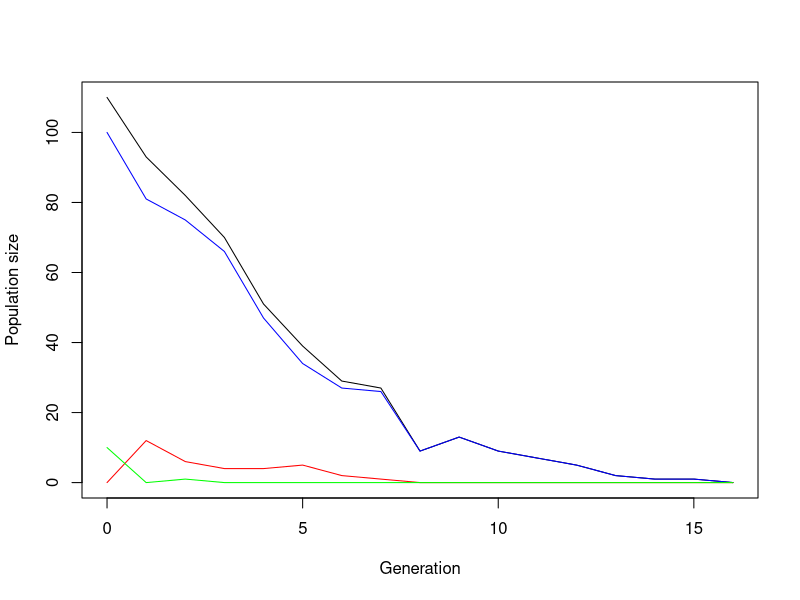
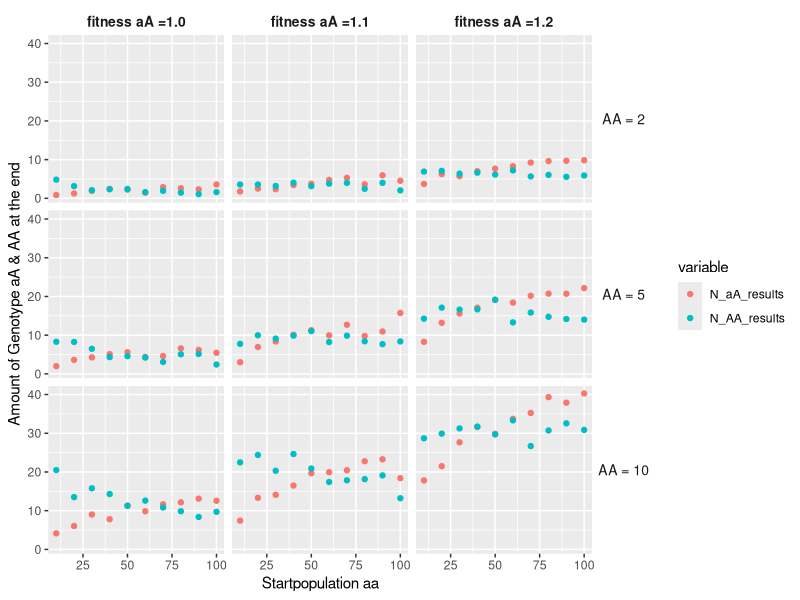

Source code (R) for these figures, in order:
## ---- chunk 1

#defining starting pop size of the genotypes
N_aa <- 100
N_aA <- 0
N_AA <- 10

#defining fitness reduction & benefit of the genotypes
r_aa <- 0.2         # fitness reduction of aa allel comb. equal to decay_rate
s_aA <- 1.10        # fitness benefit of allel A, equal to sel_coeff
s_AA <- 1.10        # fitness benefit of allel A, equal to sel_coeff



# --- Simulation of one generation with three genotypes ---
simulate_gen <- function(N_aa, N_aA, N_AA, r_aa, s_aA, s_AA) {

  # Reproduction with fitness malus/benefit
  offsp_aa <- rpois(1, N_aa * (1-r_aa))
  offsp_aA <- rpois(1, N_aA * s_aA)
  offsp_AA <- rpois(1, N_AA * s_AA)  
  
  # Total numbeer of gamets proportional to the frequency of alleles A and a
  total_gametes <- 2 * (offsp_aa + offsp_aA + offsp_AA)
  freq_A <- (2 * offsp_AA + offsp_aA) 
  freq_a <- total_gametes - freq_A
  
  
  
  # if loop to account for extinction
  if (total_gametes > 0) {

  # Change of allele frequencies (A -> a, a -> A); p = (freq_A / total_gametes), q = (freq_a / total_gametes) 
  # hardy equilibrium 1 = p^2 +2pq +q^2
  predicted_freq_aa <- (freq_a/total_gametes)^2
  predicted_freq_aA <- 2*(freq_A / total_gametes)*(freq_a / total_gametes)
  predicted_freq_AA <- (freq_A/total_gametes)^2
  
   # Random draw of new genotypes under hardy-weinberg conditions
  N_total <- offsp_aa + offsp_aA + offsp_AA
  genotypes <- rmultinom(1, N_total, prob = c(predicted_freq_aa, predicted_freq_aA, predicted_freq_AA))
  
  N_aa_new <- genotypes[1]
  N_aA_new <- genotypes[2]
  N_AA_new <- genotypes[3]

  return(c(N_aa_new, N_aA_new, N_AA_new))
  }
  
  # in case of extinction
  else
  return(c(0,0,0))
  
  
}

print(simulate_gen(N_aa, N_aA, N_AA, r_aa, s_aA, s_AA))
## ---- chunk 2

# parameter to stop simulation pop if this pop size is reached
max_pop_size <- 100


# creat function to generate a population, using the function to generate a generation
simulate_pop <- function(N_aa, N_aA, N_AA, r_aa, s_aA, s_AA, t_max) {
  
  # Create the vector in which to save the results
  pop_vector <- c(N_aa, N_aA, N_AA)
  # initiate the variables
  pop_new <- c(N_aa, N_aA, N_AA)
  
  # run the simulation until generation t_max
  for (i in 1:(t_max+1)) {
   
    # break for loop if pop went extinct or x-times pop size
    if (pop_new[1]+pop_new[2]+pop_new[3]>=max_pop_size*(N_aa+N_aA+N_AA) | pop_new[1]+pop_new[2]+pop_new[3]==0) break
   
    # redefine the current population one generation later
    pop_new <- simulate_gen(pop_new[1],pop_new[2],pop_new[3], r_aa, s_aA, s_AA)
    
    
    # add the new population sizes to the output vector
    pop_vector <- rbind(pop_vector,pop_new)
  }
  
  # define the row and column names of the output vector 
  rownames(pop_vector) <- (0:t_max+1)[1:length(pop_vector[,1])]  
  colnames(pop_vector) <- c("aa","aA","AA")
  
  # return the result
  return(pop_vector)	
}




###### Test the function and plot the result

# set t_max to a value to be used througout
t_max <- 1000

# create your simulation data
output <- simulate_pop(N_aa, N_aA, N_AA, r_aa, s_aA, s_AA, t_max)

# show the last few lines of the data table
print(tail(output))




###### plot the output 

# determine x axis range 
x_range <- 0:(length(output[,1])-1)

# plots the total population size
plot(x_range,output[,1]+output[,2]+output[,3],type='l',ylim=c(0,max(output[,1]+output[,2]+output[,3])),xlab = "Generation",ylab = "Population size")

# add number of aa genotype
lines(x_range,output[,1], col="blue") 
# add number of aA genotype
lines(x_range,output[,2], col="red")
# add number of AA genotype
lines(x_range,output[,3], col="green")

## ---- chunk 3
# set some parameters to fixed values
N_aA <- 0
r_aa <- 0.2
s_AA <- 1.1
t_max <- 200

# determine how often to run the simulation for each set of parameters
no_replicates <- 100

# set parameters to vary
N_aa_vector <- c( seq(10, 100, by=10))
N_AA_vector <- c(10, 5, 2)
s_aA_vector <- c(1, 1.1, 1.2) 


# create a data frame to save the results
data_table <- data.frame(array(NA,dim=c(0,8), dimnames=list(c(), c(paste0(c("N_aa","N_aA", "N_AA","min_gen","min_size","N_aa_str_pop","N_AA_str_pop","s_aA_fit_hybrid"),"_results")))))

# create a data frame to save the results of one loop
result_one_loop <- data.frame(array(NA,dim=c(1,8), dimnames=list(c(), c(paste0(c("N_aa","N_aA", "N_AA","min_gen","min_size","N_aa_str_pop","N_AA_str_pop","s_aA_fit_hybrid"),"_results")))))
        


##### run the simulation across all chosen parameters

# loop over starting pop size of aa
for(N_aa in N_aa_vector){
  # loop over starting pop size of AA
  for(N_AA in N_AA_vector){
    # loop over fitness of hybrid
    for(s_aA in s_aA_vector){
       
      #reset counter for no_replicates to 1
      i<-1
      repeat {
        
        # increase counter by one
        i<-i+1
        
        # run the simulation once
        one_run <- simulate_pop(N_aa = N_aa, N_aA = N_aA, N_AA = N_AA , r_aa = 0.2, s_aA = s_aA, s_AA = 1.1, t_max = 10)
     

        # collecting the number of genotypes after one simulation
        N_aa_end <- c(tail(one_run[, 1],1)) 
        N_aA_end <- c(tail(one_run[, 2],1)) 
        N_AA_end <- c(tail(one_run[, 3],1)) 

        
        # determine total population sizes
        total_size <- one_run[,1]+one_run[,2]
        
        # determine minimum population size reached during simulation
        min_size <- min(total_size)
        
        # determine (first) generation at which this population size occurred; if min pop size = 0 -> time of extinction
        min_gen <- as.numeric(which(total_size==min_size)[1])
        
        
        # enter the data into the table
        result_one_loop$N_aa_results <- N_aa_end
        result_one_loop$N_aA_results <- N_aA_end
        result_one_loop$N_AA_results <- N_AA_end
        result_one_loop$min_size_results <- min_size
        result_one_loop$min_gen_results <- min_gen
        result_one_loop$s_aA_fit_hybrid_results <- s_aA
        result_one_loop$N_aa_str_pop_results <- N_aa
        result_one_loop$N_AA_str_pop_results <- N_AA
        
        # ad the results of one simulation to the data frame with the results
        data_table <- rbind(data_table, result_one_loop)
        
        # stops loop if the simulation was run the time required
        if(i>no_replicates) break
      }       
    } 
  } 
}

# print the first few results in the data frame
print(head(data_table))

## ---- chunk 4

#open ggplot & tidyvers
library(ggplot2)
library(tidyr)

# calculate the mean of every run of the same combinations of the variables we wanted to test
mean_comb <- aggregate(data_table, list(data_table$s_aA_fit_hybrid_results, data_table$N_aa_str_pop_results, data_table$N_AA_str_pop_results), mean)




#### create a plot that compares the important aspects


# combine the results of aA and AA to compare them at the same time
long_dat <- mean_comb %>%
  pivot_longer(cols = c(N_aA_results, N_AA_results),   
               names_to = "variable",
               values_to = "value")



# create the plot
ggplot(long_dat, aes(x = N_aa_str_pop_results,
           y = value,
           colour = variable)) +
  geom_point() +
  facet_grid(
    rows = vars(factor(N_AA_str_pop_results,
                       labels = c("AA = 2", "AA = 5", "AA = 10"))),
    cols = vars(factor(s_aA_fit_hybrid_results,
                       labels = c("fitness aA =1.0", "fitness aA =1.1", "fitness aA =1.2")))
  ) +
  labs(x = "Startpopulation aa", y = "Amount of Genotype aA & AA at the end") +
  theme(strip.background = element_blank(),   # Hintergrund weg
        strip.text.x     = element_text(size = 10, face = "bold"),
        strip.text.y     = element_text(size = 10, angle = 0))

